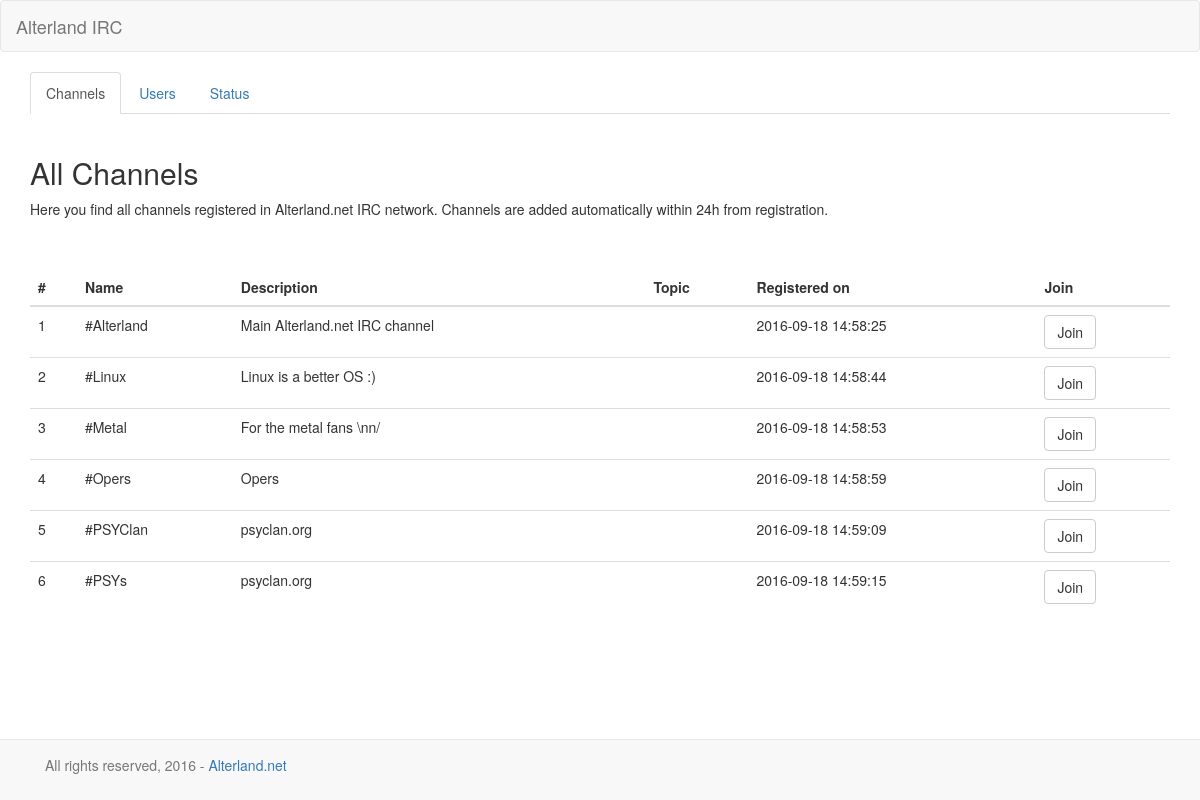
Page /channels.php on the committed database.
### tables this page shows
CREATE TABLE `irc_db_ChannelInfo` (
  `id` int(10) unsigned NOT NULL AUTO_INCREMENT,
  `timestamp` timestamp NULL DEFAULT CURRENT_TIMESTAMP ON UPDATE CURRENT_TIMESTAMP,
  `BS_FANTASY` text,
  `BS_GREET` text,
  `CS_SECURE` text,
  `KEEPTOPIC` text,
  `PEACE` text,
  `SECUREFOUNDER` text,
  `SIGNKICK` text,
  `banexpire` int(11) DEFAULT NULL,
  `bantype` int(11) DEFAULT NULL,
  `description` text,
  `founder` text,
  `last_topic` text,
  `last_topic_setter` text,
  `last_topic_time` int(11) DEFAULT NULL,
  `last_used` int(11) DEFAULT NULL,
  `levels` text,
  `memomax` text,
  `name` text,
  `time_registered` int(11) DEFAULT NULL,
  PRIMARY KEY (`id`),
  KEY `timestamp_idx` (`timestamp`)
);

### core/main.class.php (called while the page is built, shortened)
<?php
class Main {
	private $user = 'alterland_irc';
	private $pass = 'alterland_irc';
	private $host = 'localhost';
	private $dbname = 'alterland_irc';
  private $dbh;
	private $stmt;
  public function __construct(){
    $dsn = 'mysql:host=' . $this->host . ';dbname=' . $this->dbname;
    $options = array(
      PDO::ATTR_PERSISTENT    => true,
      PDO::ATTR_ERRMODE       => PDO::ERRMODE_EXCEPTION,
      PDO::MYSQL_ATTR_INIT_COMMAND => "SET NAMES utf8"
    );
    try{
      $this->dbh = new PDO($dsn, $this->user, $this->pass, $options);
    }
    catch(PDOException $e){
      $this->error = $e->getMessage();
    }
  }
	public function query($query){
		$this->stmt = $this->dbh->prepare($query);
	}
	public function execute(){
		return $this->stmt->execute();
	}
	public function resultset(){
		$this->execute();
		return $this->stmt->fetchAll(PDO::FETCH_ASSOC);
	}
}

### core/channel.class.php (the view, shortened to what this page needs)
<?php
class Channel extends Main {
  public function read_all() {
    $this->query('
      SELECT id,name,description,last_topic, from_unixtime(time_registered) as xDate FROM irc_db_ChannelInfo;
      ');
    try {
      $result = $this->resultset();
      foreach ($result as $key => $value) {
        echo '<tr>';
        echo '<td>'.$value['id'].'</td>';
        echo '<td>'.$value['name'].'</td>';
        echo '<td>'.$value['description'].'</td>';
        echo '<td>'.$value['last_topic'].'</td>';
        echo '<td>'.$value['xDate'].'</td>';
        echo '<td><a href="#" class="btn btn-default" role="button">Join</a></td>';
        echo '</tr>';
      }
    } catch (Exception $e) {
      die($this->msgbuild('danger','<strong>Error: </strong>Something went wrong'));
    }
  }
}

### inc/header.inc.php (shortened to what this page needs)
<!DOCTYPE html>
<html lang="en">
  <head>
    <link rel="stylesheet" href="https://maxcdn.bootstrapcdn.com/bootstrap/3.3.6/css/bootstrap.min.css">
    <link rel="stylesheet" href="<?php echo CFG['instance-domain']; ?>/assets/css/style.css">
  </head>
  <body>
   <nav class="navbar navbar-default">
    <div class="container-fluid">
      <div class="navbar-header">
        <a class="navbar-brand" href="<?php echo CFG['instance-domain']; ?>">Alterland IRC</a>
      </div>
      <div class="collapse navbar-collapse" id="myNavbar">
      </div>
    </div>
    </nav>
    <div class="container">

### channels.php (shortened to what this page needs)
<?php
  require_once('./core/init.php');
  require_once('./inc/header.inc.php');
?>
      <div class="row">
        <div class="col-sm-12">
          <ul class="nav nav-tabs">
            <li class="active"><a href="<?php echo CFG['instance-domain']; ?>/channels">Channels</a></li>
            <li><a href="<?php echo CFG['instance-domain']; ?>/users">Users</a></li>
            <li><a href="<?php echo CFG['instance-domain']; ?>/status">Status</a></li>
          </ul>
        </div>
      </div>
      <div class="row">
        <div class="col-sm-4"></div>
        <div class="col-sm-4"></div>
        <div class="col-sm-4"></div>
      </div>
      <div class="row">
        <div class="col-sm-12"></div>
      </div>
      <div class="row">
        <div class="col-sm-12">
  <br/>
  <h2>All Channels</h2>
  <p>Here you find all channels registered in Alterland.net IRC network. Channels are added automatically within 24h from registration.</p>
  <br/><br/>
  <div class="table-responsive">
  <table class="table">
    <thead>
      <tr>
        <th>#</th>
        <th>Name</th>
        <th>Description</th>
        <th>Topic</th>
        <th>Registered on</th>
        <th>Join</th>
      </tr>
    </thead>
    <tbody>
      <?php $channel->read_all(); ?>
    </tbody>
  </table>
  </div>
        </div>
      </div>
<?php
  require_once('./inc/footer.inc.php');
?>

### inc/footer.inc.php (shortened to what this page needs)
    </div>
<footer>
<div class="navbar navbar-default navbar-fixed-bottom" role="navigation">
    <div class="container">
      <div class="navbar-text pull-left">
        <p>All rights reserved, 2016 - <a href="https://alterland.net" target="_blank">Alterland.net</a></p>
      </div>
    </div>
</div>
</footer>
  </body>
</html>

### rows in the picture
irc_db_channelinfo: id "1", name "#Alterland", description "Main Alterland.net IRC channel", xDate "2016-09-18 14:58:25"
irc_db_channelinfo: id "2", name "#Linux", description "Linux is a better OS :)", xDate "2016-09-18 14:58:44"
irc_db_channelinfo: id "3", name "#Metal", description "For the metal fans \\nn/", xDate "2016-09-18 14:58:53"
irc_db_channelinfo: id "4", name "#Opers", description "Opers", xDate "2016-09-18 14:58:59"
irc_db_channelinfo: id "5", name "#PSYClan", description "psyclan.org", xDate "2016-09-18 14:59:09"
irc_db_channelinfo: id "6", name "#PSYs", description "psyclan.org", xDate "2016-09-18 14:59:15"
